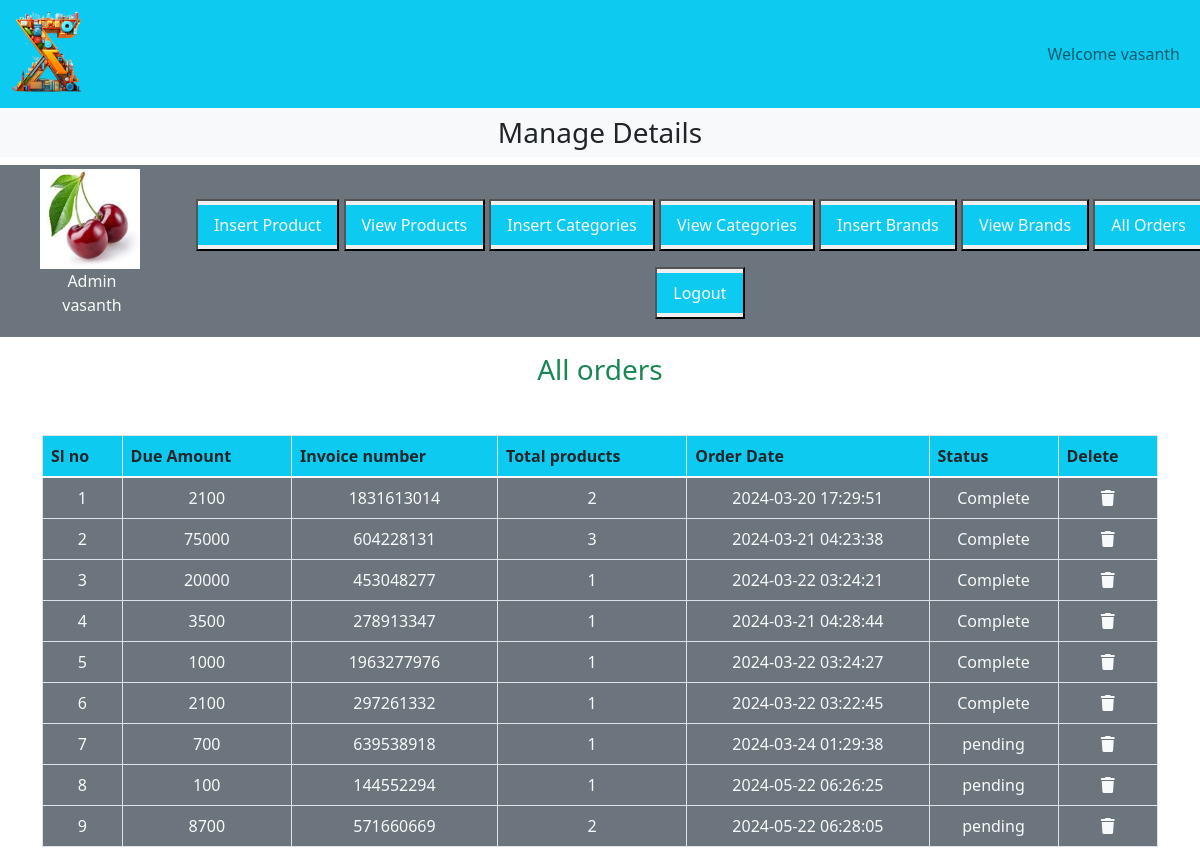
/admin_area/index.php?list_orders (signed in), run on the app's committed database.
### tables this page shows
CREATE TABLE `user_orders` (
  `order_id` int(11) NOT NULL,
  `user_id` int(11) NOT NULL,
  `amount_due` int(255) NOT NULL,
  `invoice_number` int(255) NOT NULL,
  `total_products` int(255) NOT NULL,
  `order_date` timestamp NOT NULL DEFAULT current_timestamp() ON UPDATE current_timestamp(),
  `order_status` varchar(255) NOT NULL
);

### admin_area/list_orders.php (the view, shortened to what this page needs)
<h3 class="text-center text-success">All orders</h3>
<table class="table table-bordered mt-5">
    <thead class="bg-info">
        <?php
        $get_orders = "Select * from `user_orders` ";
        $result = mysqli_query($con, $get_orders);
        $row_count = mysqli_num_rows($result);
        echo "<tr>
<th>Sl no</th>
<th>Due Amount</th>
<th>Invoice number</th>
<th>Total products</th>
<th>Order Date</th>
<th>Status</th>
<th>Delete</th>
</tr>
</thead>
<tbody class='bg-secondary text-light'>";
        if ($row_count == 0) {
            echo "<h2 class='bg-danger text-center mt-5'>No orders yet</h2>";
        } else {
            $number = 0;
            while ($row_data = mysqli_fetch_assoc($result)) {
                $order_id = $row_data['order_id'];
                $amount_due = $row_data['amount_due'];
                $invoice_number = $row_data['invoice_number'];
                $total_products = $row_data['total_products'];
                $order_date = $row_data['order_date'];
                $order_status = $row_data['order_status'];
                $number++;
                echo " <tr class='text-center'>
                <td>$number</td>
                <td>$amount_due</td>
                <td>$invoice_number</td>
                <td>$total_products</td>
                <td>$order_date</td>
                <td>$order_status</td>
                <td> <a href='index.php?delete_order= $order_id' class='text-light'><i class='fa-solid fa-trash'></i></a></td>
                </tr>";
            }
        }
        ?>

### style.css (style rules this page uses)
* { margin:0; padding:0; box-sizing: border-box; }

### admin_area/index.php (style rules this page uses)
body { overflow-x: hidden; }

### data on the page
user_orders: amount_due "2100", invoice_number "1831613014", total_products "2", order_date "2024-03-20 17:29:51", order_status "Complete"
user_orders: amount_due "75000", invoice_number "604228131", total_products "3", order_date "2024-03-21 04:23:38", order_status "Complete"
user_orders: amount_due "20000", invoice_number "453048277", total_products "1", order_date "2024-03-22 03:24:21", order_status "Complete"
user_orders: amount_due "3500", invoice_number "278913347", total_products "1", order_date "2024-03-21 04:28:44", order_status "Complete"
user_orders: amount_due "1000", invoice_number "1963277976", total_products "1", order_date "2024-03-22 03:24:27", order_status "Complete"
user_orders: amount_due "2100", invoice_number "297261332", total_products "1", order_date "2024-03-22 03:22:45", order_status "Complete"
user_orders: amount_due "700", invoice_number "639538918", total_products "1", order_date "2024-03-24 01:29:38", order_status "pending"
user_orders: amount_due "100", invoice_number "144552294", total_products "1", order_date "2024-05-22 06:26:25", order_status "pending"
user_orders: amount_due "8700", invoice_number "571660669", total_products "2", order_date "2024-05-22 06:28:05", order_status "pending"

### other printed values
$admin_username "vasanth"
